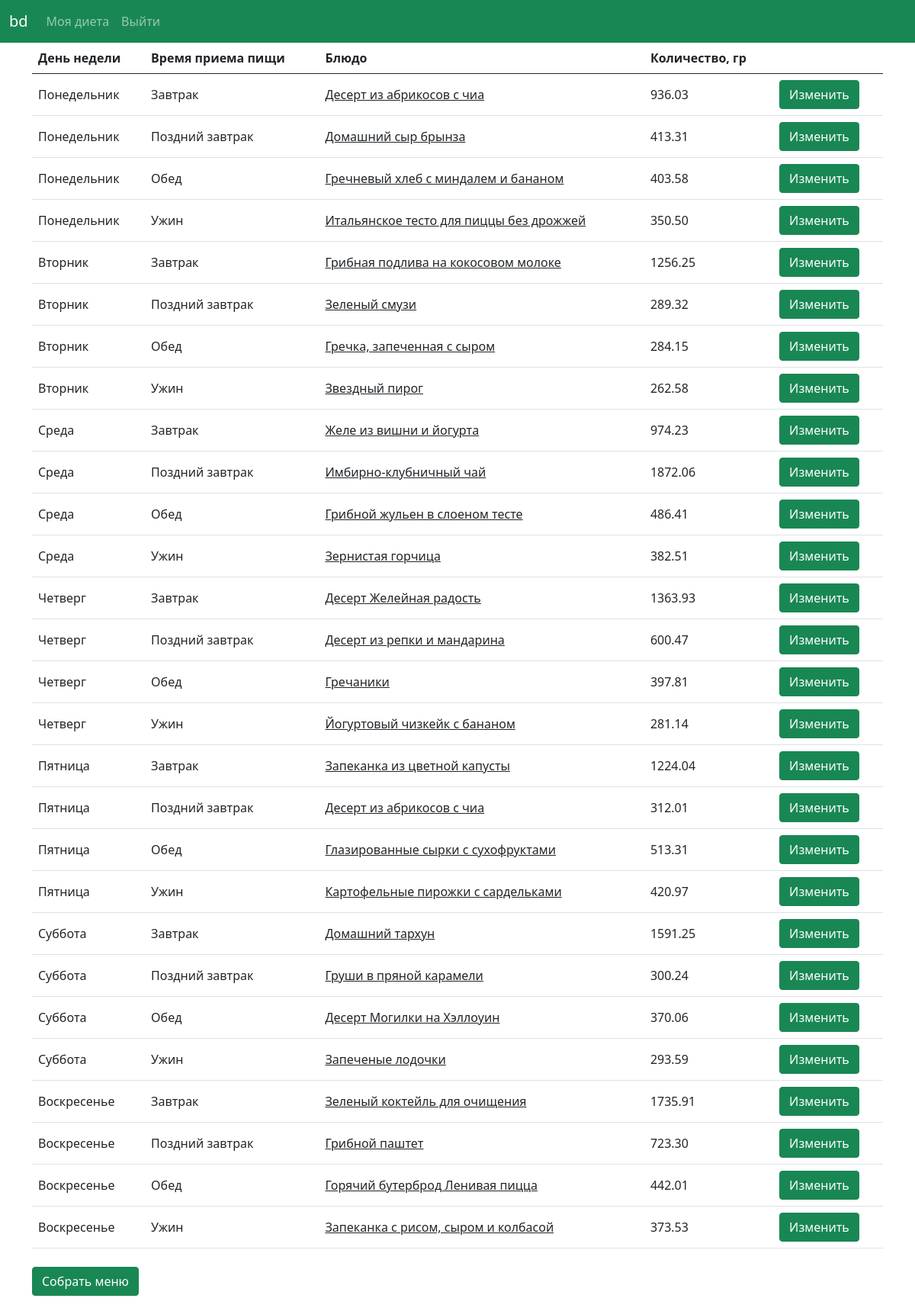
The app's page /my_nutrition/ (signed in) with its own data.
### balanced_diet/models.py (models this page shows)
class User_nutrition(models.Model):
    WEEKDAY_CHOICES = [
        ('MON', 'Monday'),
        ('TUE', 'Tuesday'),
        ('WED', 'Wednesday'),
        ('THU', 'Thursday'),
        ('FRI', 'Friday'),
        ('SAT', 'Saturday'),
        ('SUN', 'Sunday')
    ]
    MEAL_CHOICES = [
        ('BF', 'Breakfast'),
        ('BR', 'Brunch'),
        ('LN', 'Lunch'),
        ('DN', 'Dinner')
    ]
    owner = models.ForeignKey(User, on_delete=models.CASCADE)
    weekday = models.CharField(max_length=10, choices=WEEKDAY_CHOICES, default='')
    meal = models.CharField(max_length=10, choices=MEAL_CHOICES, default='')
    dish = models.ForeignKey(Dish, on_delete=models.CASCADE)
    amountofdish = models.DecimalField(max_digits=7, decimal_places=2)

class Dish(models.Model):
    name = models.CharField(max_length=50, unique=True)
    kcal = models.DecimalField(max_digits=6, decimal_places=2)
    proteins = models.DecimalField(max_digits=6, decimal_places=2)
    fats = models.DecimalField(max_digits=6, decimal_places=2)
    carbs = models.DecimalField(max_digits=6, decimal_places=2)
    breakfast = models.BooleanField(default=False)
    lunch = models.BooleanField(default=False)
    dinner = models.BooleanField(default=False)
    recipetext = models.TextField(default='')

### balanced_diet/views.py (the view)
# urls.py: path('my_nutrition/', views.my_nutrition, name='my_nutrition'),
@login_required
def my_nutrition(request):
    try:
        monbf = User_nutrition.objects.filter(owner=request.user)
        user_prefs = User_prefs.get_user_prefs(User_prefs.objects.get(owner=request.user))
        user_nutr = User_nutrition.objects.filter(owner=request.user)
        for nutr in user_nutr:
            if nutr.meal == 'BF':
                amountofdish = user_prefs[0] * 30 / nutr.dish.kcal
            if nutr.meal == 'BR':
                amountofdish = user_prefs[0] * 10 / nutr.dish.kcal
            elif nutr.meal == 'LN':
                amountofdish = user_prefs[0] * 35 / nutr.dish.kcal
            elif nutr.meal == 'DN':
                amountofdish = user_prefs[0] * 25 / nutr.dish.kcal
            User_nutrition.objects.filter(id=nutr.id).update(amountofdish=amountofdish)
        context = {
            'monbf': monbf
        }
        return render(request,'balanced_diet/my_nutrition.html', context)
    except User_nutrition.DoesNotExist:
        return render(request, 'balanced_diet/my_diet.html')

### balanced_diet/models.py (called while the page is built)
    def get_user_prefs(self):
        lactose = self.lactose
        vegan = self.vegan
        halal = self.halal
        kcalformeal = self.kcal
        return kcalformeal, lactose, vegan, halal

### balanced_diet/templates/balanced_diet/my_nutrition.html (shortened to what this page needs)
{% extends "balanced_diet/base.html" %}
{% block nutrition %}
    <table class="table">
  <thead>
    <tr>
      <th scope="col">День недели</th>
      <th scope="col">Время приема пищи</th>
      <th scope="col">Блюдо</th>
      <th scope="col">Количество, гр</th>
      <th scope="col"></th>
    </tr>
  </thead>
  <tbody>
    {% for i in monbf %}
        <tr>
        {% if i.weekday == 'MON' %}
            <td class="align-middle">Понедельник</td>
        {% elif i.weekday == 'TUE' %}
            <td class="align-middle">Вторник</td>
        {% elif i.weekday == 'WED' %}
            <td class="align-middle">Среда</td>
        {% elif i.weekday == 'THU' %}
            <td class="align-middle">Четверг</td>
        {% elif i.weekday == 'FRI' %}
            <td class="align-middle">Пятница</td>
        {% elif i.weekday == 'SAT' %}
            <td class="align-middle">Суббота</td>
        {% elif i.weekday == 'SUN' %}
            <td class="align-middle">Воскресенье</td>
        {% endif %}
        {% if i.meal == 'BF' %}
             <td class="align-middle">Завтрак</td>
        {% elif i.meal == 'BR' %}
             <td class="align-middle">Поздний завтрак</td>
        {% elif i.meal == 'LN' %}
             <td class="align-middle">Обед</td>
        {% elif i.meal == 'DN' %}
             <td class="align-middle">Ужин</td>
        {% endif %}
        <td class="align-middle"><a style="color: inherit" href="{% url 'balanced_diet:dish' i.dish.id %}"> {{ i.dish.name }} </a></td>
        <td class="align-middle">{{ i.amountofdish }}</td>
        <td>
        <form method="post" action="{% url 'balanced_diet:change_one_dish'%}">
        <button name="{{ i.id }}" class="btn btn-success">Изменить</button>
        </form>
        </td>
        </tr>
    {% endfor %}
  </tbody>
</table>
    <form method="post" action="{% url 'balanced_diet:create_user_nutrition' %}">
    <button name="submit" class="btn btn-success mt-2 mb-3">Собрать меню</button>
    </form>
{% endblock nutrition %}

### records on screen
User_nutrition: weekday "Понедельник", meal "Завтрак", dish.name "Десерт из абрикосов с чиа", amountofdish "936.03"
User_nutrition: weekday "Понедельник", meal "Поздний завтрак", dish.name "Домашний сыр брынза", amountofdish "413.31"
User_nutrition: weekday "Понедельник", meal "Обед", dish.name "Гречневый хлеб с миндалем и бананом", amountofdish "403.58"
User_nutrition: weekday "Понедельник", meal "Ужин", dish.name "Итальянское тесто для пиццы без дрожжей", amountofdish "350.50"
User_nutrition: weekday "Вторник", meal "Завтрак", dish.name "Грибная подлива на кокосовом молоке", amountofdish "1256.25"
User_nutrition: weekday "Вторник", meal "Поздний завтрак", dish.name "Зеленый смузи", amountofdish "289.32"
User_nutrition: weekday "Вторник", meal "Обед", dish.name "Гречка, запеченная с сыром", amountofdish "284.15"
User_nutrition: weekday "Вторник", meal "Ужин", dish.name "Звездный пирог", amountofdish "262.58"
User_nutrition: weekday "Среда", meal "Завтрак", dish.name "Желе из вишни и йогурта", amountofdish "974.23"
User_nutrition: weekday "Среда", meal "Поздний завтрак", dish.name "Имбирно-клубничный чай", amountofdish "1872.06"
User_nutrition: weekday "Среда", meal "Обед", dish.name "Грибной жульен в слоеном тесте", amountofdish "486.41"
User_nutrition: weekday "Среда", meal "Ужин", dish.name "Зернистая горчица", amountofdish "382.51"
User_nutrition: weekday "Четверг", meal "Завтрак", dish.name "Десерт Желейная радость", amountofdish "1363.93"
User_nutrition: weekday "Четверг", meal "Поздний завтрак", dish.name "Десерт из репки и мандарина", amountofdish "600.47"
User_nutrition: weekday "Четверг", meal "Обед", dish.name "Гречаники", amountofdish "397.81"
User_nutrition: weekday "Четверг", meal "Ужин", dish.name "Йогуртовый чизкейк с бананом", amountofdish "281.14"
User_nutrition: weekday "Пятница", meal "Завтрак", dish.name "Запеканка из цветной капусты", amountofdish "1224.04"
User_nutrition: weekday "Пятница", meal "Поздний завтрак", dish.name "Десерт из абрикосов с чиа", amountofdish "312.01"
User_nutrition: weekday "Пятница", meal "Обед", dish.name "Глазированные сырки с сухофруктами", amountofdish "513.31"
User_nutrition: weekday "Пятница", meal "Ужин", dish.name "Картофельные пирожки с сардельками", amountofdish "420.97"
User_nutrition: weekday "Суббота", meal "Завтрак", dish.name "Домашний тархун", amountofdish "1591.25"
User_nutrition: weekday "Суббота", meal "Поздний завтрак", dish.name "Груши в пряной карамели", amountofdish "300.24"
User_nutrition: weekday "Суббота", meal "Обед", dish.name "Десерт Могилки на Хэллоуин", amountofdish "370.06"
User_nutrition: weekday "Суббота", meal "Ужин", dish.name "Запеченые лодочки", amountofdish "293.59"
User_nutrition: weekday "Воскресенье", meal "Завтрак", dish.name "Зеленый коктейль для очищения", amountofdish "1735.91"
User_nutrition: weekday "Воскресенье", meal "Поздний завтрак", dish.name "Грибной паштет", amountofdish "723.30"
User_nutrition: weekday "Воскресенье", meal "Обед", dish.name "Горячий бутерброд Ленивая пицца", amountofdish "442.01"
User_nutrition: weekday "Воскресенье", meal "Ужин", dish.name "Запеканка с рисом, сыром и колбасой", amountofdish "373.53"
